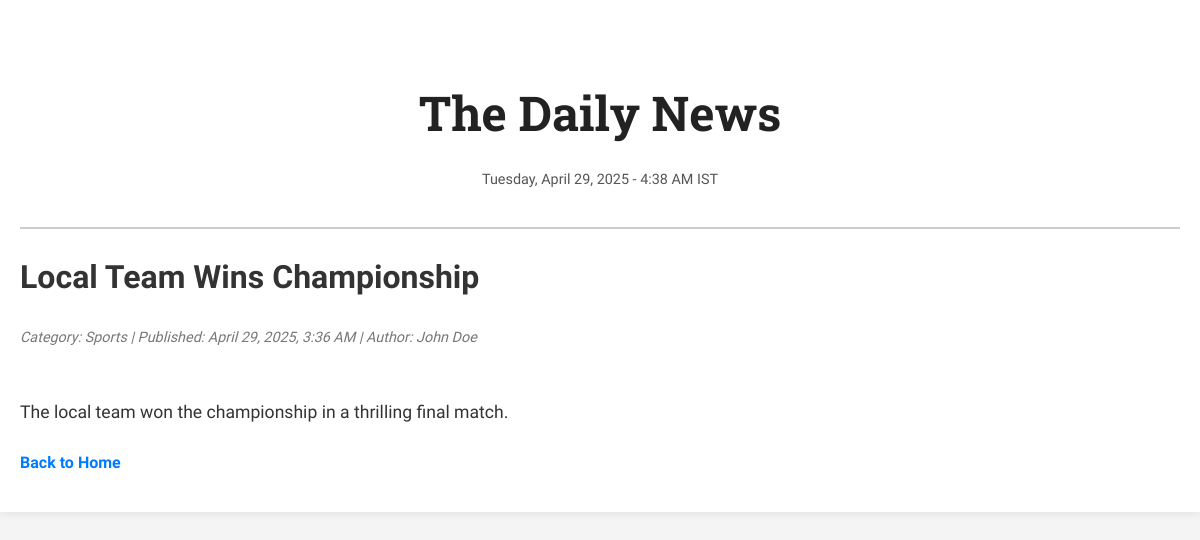
Screenshot of /local-team-wins-championship/ with the database file from the repository.
### newsapp/models.py (models this page shows, shortened)
class NewsItem(models.Model):
    title = models.CharField(max_length=255)
    slug = models.SlugField(unique=True, blank=True)
    category = models.ForeignKey(Category, on_delete=models.CASCADE)
    content = models.TextField()
    pub_date = models.DateTimeField(default=timezone.now)
    is_breaking = models.BooleanField(default=False)
    is_trending = models.BooleanField(default=False)
    image = models.ImageField(upload_to='news_images/', blank=True, null=True)
    author = models.CharField(max_length=100, default='Admin')
    class Meta:
        ordering = ['-pub_date']

class Category(models.Model):
    name = models.CharField(max_length=100, unique=True)

### newsapp/views.py (the view)
# urls.py: path('<slug:slug>/', views.news_detail, name='news_detail'),
def news_detail(request, slug):
    current_date_time = timezone.localtime(timezone.now())
    news_item = get_object_or_404(NewsItem, slug=slug)
    categories = Category.objects.all()
    context = {
        'current_date_time': current_date_time,
        'news_item': news_item,
        'categories': categories,
    }
    return render(request, 'newsapp/news_detail.html', context)

### newsapp/templates/newsapp/news_detail.html (shortened to what this page needs)
{% extends 'newsapp/base.html' %}
{% block content %}
    <h1>{{ news_item.title }}</h1>
    <p class="article-meta">
        Category: {{ news_item.category.name }} | Published: {{ news_item.pub_date|date:"F j, Y, g:i A" }} | Author: {{ news_item.author }}
    </p>
    <div class="article-content">
        {{ news_item.content|linebreaksbr }}
    </div>
    <p class="back-link"><a href="{% url 'home' %}">Back to Home</a></p>
{% endblock %}

### newsapp/templates/newsapp/base.html (style rules this page uses)
body { font-family: 'Source Sans Pro', sans-serif; margin: 0; padding: 0; line-height: 1.7; color: #333; background-color: #f4f4f4; }
.article-content { margin-bottom: 20px; white-space: pre-line; font-size: 1.1em; line-height: 1.8; }
.article-meta { font-size: 0.9em; color: #777; margin-bottom: 15px; font-style: italic; }
.back-link { margin-top: 20px; }
.back-link a { color: #007bff; text-decoration: none; font-weight: bold; }

### rows the page displays
NewsItem: title "Local Team Wins Championship", category.name "Sports", pub_date "April 29, 2025, 3:36 AM", author "John Doe", content "The local team won the championship in a thrilling final match."

### other values shown
{{ current_date_time|date:"l, F j, Y" }} "Tuesday, April 29, 2025"
{{ current_date_time|time:"g:i A T" }} "4:38 AM IST"
